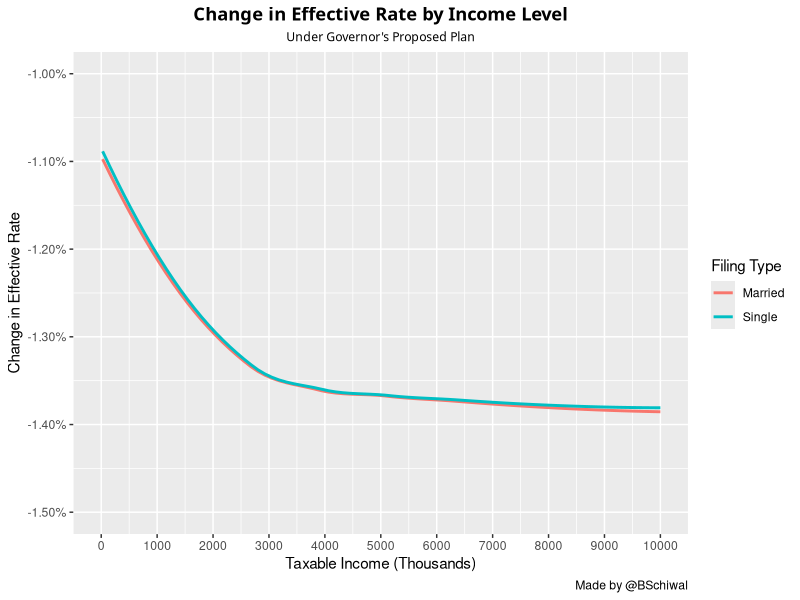
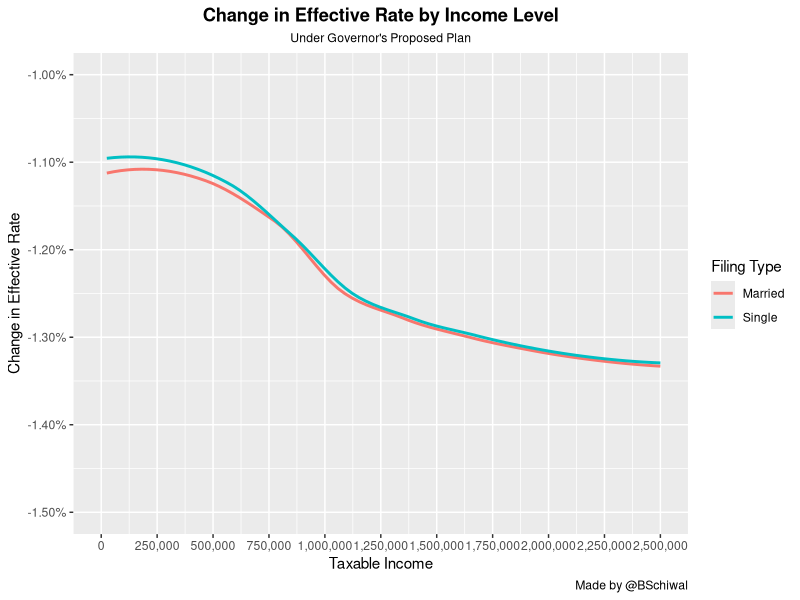

Reproduce these figures in R, in order.
### This project serves to provide a basic analysis of the proposed ND tax rate changes 

require(tidyverse)
### Build Rate Table 


##New Rate Schedule###
sglnewmin<-c(0,54725)
sglnewmax<-c(54725,Inf)
sglnewrate<-c(0,.015)
mfjnewmin<-c(0,95600)
mfjnewmax<-c(95600,Inf)
mfjnewrate<-c(0,.015)

###Current Rate Schedule####
sglcurmin<-c(0,40525,98100,204675,445000)
sglcurmax<-c(40525,98100,204675,445000,9999999999)
sglcurrate<-c(0.011,.0204,0.0227,0.0264,.0290)
mfjcurmin<-c(0,67700,163550,249150,445000)
mfjcurmax<-c(67700,163550,249150,445000,9999999999)
mfjcurrate<-c(0.011,.0204,0.0227,0.0264,.0290)

###Combine into Data Frames###
sglnew<-data_frame(xmin=sglnewmin,xmax=sglnewmax,xrate=sglnewrate)
mfjnew<-data_frame(xmin=mfjnewmin,xmax=mfjnewmax,xrate=mfjnewrate)
sglcur<-data_frame(xmin=sglcurmin,xmax=sglcurmax,xrate=sglcurrate)
mfjcur<-data_frame(xmin=mfjcurmin,xmax=mfjcurmax,xrate=mfjcurrate)
rm(sglnewmax,sglnewmin,sglnewrate,mfjnewmax,mfjnewmin,mfjnewrate,sglcurmax,sglcurmin,sglcurrate,mfjcurmax,mfjcurmin,mfjcurrate)



income<-seq(0,10000000,25000)
#income<-50000

tax<- function(inc, brackets, rates) {
  nbrackets<- length(brackets)
  if(inc<=brackets[1])
    return(0)
  
  i<-2
  cumtax<-0
  while(i <=nbrackets){
    if(inc>brackets[i-1]&& inc <brackets[i])
      return(cumtax + rates[i-1]*(inc-brackets[i-1]))
    else
      cumtax<-cumtax+rates[i-1]*(brackets[i]-brackets[i-1])
    i<- i+1
  }
  
  cumtax +rates[nbrackets]*(inc - brackets[nbrackets])
}


mfjtaxcur<-sapply(income,tax,brackets=mfjcur$xmin, rates=mfjcur$xrate)
sgltaxcur<-sapply(income,tax,brackets=sglcur$xmin, rates=sglcur$xrate)
mfjtaxnew<-sapply(income,tax,brackets=mfjnew$xmin, rates=sglnew$xrate)
sgltaxnew<-sapply(income,tax,brackets=sglnew$xmin, rates=sglnew$xrate)

tottax<-data.frame(income=income,
                   filing_type = "Single",
                   current=sgltaxcur,
                   proposed=sgltaxnew)%>%
  union(data.frame(income=income,
                   filing_type="Married",
                   current=mfjtaxcur,
                   proposed=mfjtaxnew))%>%
  mutate(change = proposed-current,
         current_eff = round(current/income,4) ,
         proposed_eff = round(proposed/income,4),
         change_eff = proposed_eff-current_eff
  )
         


rm(income,mfjtaxcur,mfjtaxnew,sgltaxcur,sgltaxnew,mfjcur,mfjnew,sglcur,sglnew)


ggplot(tottax,aes(x=(income/1000),y=change_eff,color=filing_type))+
  geom_smooth(se=FALSE)+
  scale_y_continuous(labels= scales::percent, name="Change in Effective Rate", limits=c(-.015,-.01))+
  scale_x_continuous(name="Taxable Income (Thousands)", limits= c(0,10000), breaks=seq(0,10000,1000))+
  labs(color="Filing Type",
       subtitle="Under Governor's Proposed Plan",
       title="Change in Effective Rate by Income Level",
       caption = "Made by @BSchiwal")+
  theme(plot.title=element_text(
          hjust=.5,
          family="Calibri", face="bold",
          size=rel(1.2)),
        plot.subtitle = element_text(
          hjust=.5,
          family="Calibri",
          size= rel(.8)
        ))


ggplot(tottax,aes(x=(income),y=change_eff,color=filing_type))+
  geom_smooth(se=FALSE)+
  scale_y_continuous(labels= scales::percent, name="Change in Effective Rate", limits=c(-.015,-.01))+
  scale_x_continuous(labels= scales::comma, name="Taxable Income", limits= c(0,2500000), breaks=seq(0,2500000,250000))+
  labs(color="Filing Type",
       subtitle="Under Governor's Proposed Plan",
       title="Change in Effective Rate by Income Level",
       caption = "Made by @BSchiwal")+
  theme(plot.title=element_text(
    hjust=.5,
    #family="Calibri", 
    face="bold",
    size=rel(1.2)),
    plot.subtitle = element_text(
      hjust=.5,
      #family="Calibri",
      size= rel(.8)
    ))
dev.print(file="ChangeInEffectiveTaxRate.png",device=png, height=600,width=800)
dev.off()


